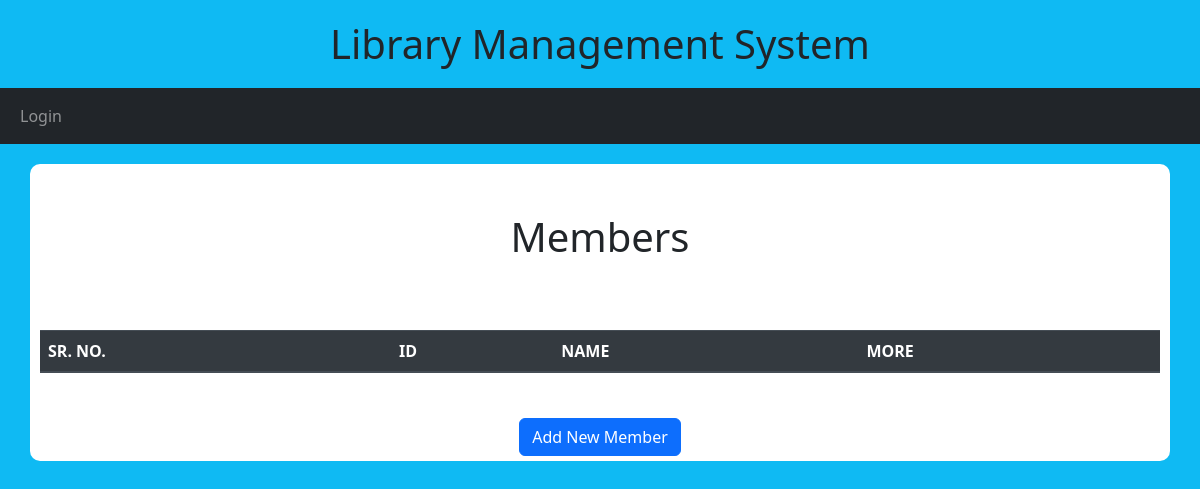
The page /members/ on the database as committed earlier.
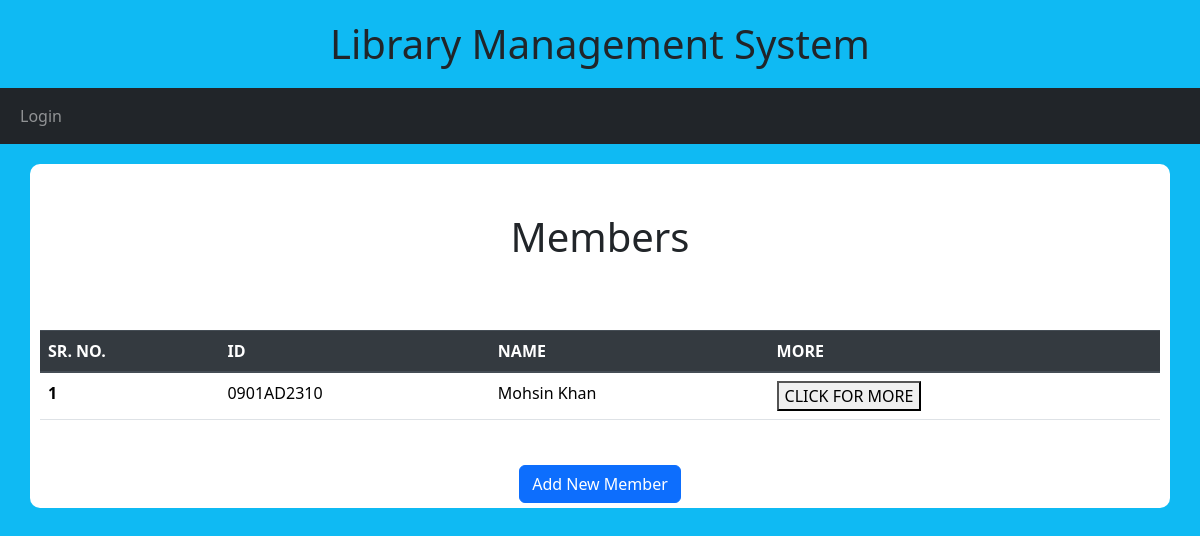
The same page on the database as committed later.
### library/models.py (models this page shows, shortened)
class Member(models.Model):
    image = models.ImageField(upload_to='image/', null=True, blank=True)
    memberID = models.CharField(max_length=12, null=False, blank=False, unique=True)
    first_name = models.CharField(max_length=100, null=False, blank=False)
    last_name = models.CharField(max_length=100, null=False, blank=False)
    email = models.EmailField(max_length=150, null=True, blank=True)
    phone = models.CharField(max_length=15, null=True, blank=True)
    address = models.TextField(null=True, blank=True)
    class Meta:
        ordering = ['first_name', 'last_name']
        db_table = 'members'
        verbose_name = 'Member'
        verbose_name_plural = 'Members'

### library/views.py (the view)
# urls.py: path('members/', views.members, name='members'),
def members(request):
    members= Member.objects.all()
    context = {
        'members': members
    }
    return render(request, 'members.html', context)

### library/templates/members.html (shortened to what this page needs)
{% extends 'base.html' %}
{% block content %}
    <h1 class="text-center">Members</h1>
    <br/>
    <div class="container">
        <table class="table">
            <thead class="thead-dark">
                <th scope="col">SR. NO.</th>
                <th scope="col">ID</th>
                <th scope="col">NAME</th>
                <th scope="col">MORE</th>
            </thead>
            {% for member in members %}
            <tbody>
                <th scope="row"> {{forloop.counter }}</th>
                <td scope="row">{{member.memberID}}</td>
                <td scope="row">{{member.first_name}} {{member.last_name}}</td>
                <td><a href="{% url 'member' member.id %}"><button>CLICK FOR MORE</button></a></td>
            </tbody>
            {% endfor %}
        </table>
    </div>
    <br/>
    <div class="text-center">
    <a href="{% url 'add_member' %}" class="btn btn-primary">Add New Member</a>
    </div>
{% endblock %}

Rows that differ between the two databases and show on the page:
added Member: memberID "0901AD2310", first_name "Mohsin", last_name "Khan"
